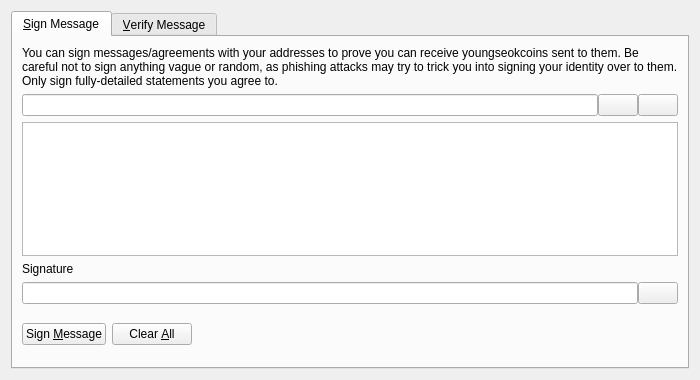
<?xml version="1.0" encoding="UTF-8"?>
<ui version="4.0">
 <class>SignVerifyMessageDialog</class>
 <widget class="QDialog" name="SignVerifyMessageDialog">
  <property name="geometry">
   <rect>
    <x>0</x>
    <y>0</y>
    <width>700</width>
    <height>380</height>
   </rect>
  </property>
  <property name="windowTitle">
   <string>Signatures - Sign / Verify a Message</string>
  </property>
  <property name="modal">
   <bool>true</bool>
  </property>
  <layout class="QVBoxLayout" name="verticalLayout">
   <item>
    <widget class="QTabWidget" name="tabWidget">
     <property name="currentIndex">
      <number>0</number>
     </property>
     <widget class="QWidget" name="tabSignMessage">
      <attribute name="title">
       <string>&amp;Sign Message</string>
      </attribute>
      <layout class="QVBoxLayout" name="verticalLayout_SM">
       <item>
        <widget class="QLabel" name="infoLabel_SM">
         <property name="text">
          <string>You can sign messages/agreements with your addresses to prove you can receive youngseokcoins sent to them. Be careful not to sign anything vague or random, as phishing attacks may try to trick you into signing your identity over to them. Only sign fully-detailed statements you agree to.</string>
         </property>
         <property name="textFormat">
          <enum>Qt::PlainText</enum>
         </property>
         <property name="wordWrap">
          <bool>true</bool>
         </property>
        </widget>
       </item>
       <item>
        <layout class="QHBoxLayout" name="horizontalLayout_1_SM">
         <property name="spacing">
          <number>0</number>
         </property>
         <item>
          <widget class="QValidatedLineEdit" name="addressIn_SM">
           <property name="toolTip">
            <string>The Youngseokcoin address to sign the message with</string>
           </property>
          </widget>
         </item>
         <item>
          <widget class="QPushButton" name="addressBookButton_SM">
           <property name="toolTip">
            <string>Choose previously used address</string>
           </property>
           <property name="text">
            <string/>
           </property>
           <property name="icon">
            <iconset resource="../youngseokcoin.qrc">
             <normaloff>:/icons/address-book</normaloff>:/icons/address-book</iconset>
           </property>
           <property name="shortcut">
            <string>Alt+A</string>
           </property>
           <property name="autoDefault">
            <bool>false</bool>
           </property>
          </widget>
         </item>
         <item>
          <widget class="QPushButton" name="pasteButton_SM">
           <property name="toolTip">
            <string>Paste address from clipboard</string>
           </property>
           <property name="text">
            <string/>
           </property>
           <property name="icon">
            <iconset resource="../youngseokcoin.qrc">
             <normaloff>:/icons/editpaste</normaloff>:/icons/editpaste</iconset>
           </property>
           <property name="shortcut">
            <string>Alt+P</string>
           </property>
           <property name="autoDefault">
            <bool>false</bool>
           </property>
          </widget>
         </item>
        </layout>
       </item>
       <item>
        <widget class="QPlainTextEdit" name="messageIn_SM">
         <property name="toolTip">
          <string>Enter the message you want to sign here</string>
         </property>
        </widget>
       </item>
       <item>
        <widget class="QLabel" name="signatureLabel_SM">
         <property name="text">
          <string>Signature</string>
         </property>
         <property name="textFormat">
          <enum>Qt::PlainText</enum>
         </property>
        </widget>
       </item>
       <item>
        <layout class="QHBoxLayout" name="horizontalLayout_2_SM">
         <property name="spacing">
          <number>0</number>
         </property>
         <item>
          <widget class="QLineEdit" name="signatureOut_SM">
           <property name="font">
            <font>
             <italic>true</italic>
            </font>
           </property>
           <property name="readOnly">
            <bool>true</bool>
           </property>
          </widget>
         </item>
         <item>
          <widget class="QPushButton" name="copySignatureButton_SM">
           <property name="toolTip">
            <string>Copy the current signature to the system clipboard</string>
           </property>
           <property name="text">
            <string/>
           </property>
           <property name="icon">
            <iconset resource="../youngseokcoin.qrc">
             <normaloff>:/icons/editcopy</normaloff>:/icons/editcopy</iconset>
           </property>
           <property name="autoDefault">
            <bool>false</bool>
           </property>
          </widget>
         </item>
        </layout>
       </item>
       <item>
        <layout class="QHBoxLayout" name="horizontalLayout_3_SM">
         <item>
          <widget class="QPushButton" name="signMessageButton_SM">
           <property name="toolTip">
            <string>Sign the message to prove you own this Youngseokcoin address</string>
           </property>
           <property name="text">
            <string>Sign &amp;Message</string>
           </property>
           <property name="icon">
            <iconset resource="../youngseokcoin.qrc">
             <normaloff>:/icons/edit</normaloff>:/icons/edit</iconset>
           </property>
           <property name="autoDefault">
            <bool>false</bool>
           </property>
          </widget>
         </item>
         <item>
          <widget class="QPushButton" name="clearButton_SM">
           <property name="toolTip">
            <string>Reset all sign message fields</string>
           </property>
           <property name="text">
            <string>Clear &amp;All</string>
           </property>
           <property name="icon">
            <iconset resource="../youngseokcoin.qrc">
             <normaloff>:/icons/remove</normaloff>:/icons/remove</iconset>
           </property>
           <property name="autoDefault">
            <bool>false</bool>
           </property>
          </widget>
         </item>
         <item>
          <spacer name="horizontalSpacer_1_SM">
           <property name="orientation">
            <enum>Qt::Horizontal</enum>
           </property>
           <property name="sizeHint" stdset="0">
            <size>
             <width>40</width>
             <height>48</height>
            </size>
           </property>
          </spacer>
         </item>
         <item>
          <widget class="QLabel" name="statusLabel_SM">
           <property name="font">
            <font>
             <weight>75</weight>
             <bold>true</bold>
            </font>
           </property>
           <property name="text">
            <string/>
           </property>
           <property name="wordWrap">
            <bool>true</bool>
           </property>
          </widget>
         </item>
         <item>
          <spacer name="horizontalSpacer_2_SM">
           <property name="orientation">
            <enum>Qt::Horizontal</enum>
           </property>
           <property name="sizeHint" stdset="0">
            <size>
             <width>40</width>
             <height>48</height>
            </size>
           </property>
          </spacer>
         </item>
        </layout>
       </item>
      </layout>
     </widget>
     <widget class="QWidget" name="tabVerifyMessage">
      <attribute name="title">
       <string>&amp;Verify Message</string>
      </attribute>
      <layout class="QVBoxLayout" name="verticalLayout_VM">
       <item>
        <widget class="QLabel" name="infoLabel_VM">
         <property name="text">
          <string>Enter the receiver's address, message (ensure you copy line breaks, spaces, tabs, etc. exactly) and signature below to verify the message. Be careful not to read more into the signature than what is in the signed message itself, to avoid being tricked by a man-in-the-middle attack. Note that this only proves the signing party receives with the address, it cannot prove sendership of any transaction!</string>
         </property>
         <property name="textFormat">
          <enum>Qt::PlainText</enum>
         </property>
         <property name="alignment">
          <set>Qt::AlignLeading|Qt::AlignLeft|Qt::AlignTop</set>
         </property>
         <property name="wordWrap">
          <bool>true</bool>
         </property>
        </widget>
       </item>
       <item>
        <layout class="QHBoxLayout" name="horizontalLayout_1_VM">
         <property name="spacing">
          <number>0</number>
         </property>
         <item>
          <widget class="QValidatedLineEdit" name="addressIn_VM">
           <property name="toolTip">
            <string>The Youngseokcoin address the message was signed with</string>
           </property>
          </widget>
         </item>
         <item>
          <widget class="QPushButton" name="addressBookButton_VM">
           <property name="toolTip">
            <string>Choose previously used address</string>
           </property>
           <property name="text">
            <string/>
           </property>
           <property name="icon">
            <iconset resource="../youngseokcoin.qrc">
             <normaloff>:/icons/address-book</normaloff>:/icons/address-book</iconset>
           </property>
           <property name="shortcut">
            <string>Alt+A</string>
           </property>
           <property name="autoDefault">
            <bool>false</bool>
           </property>
          </widget>
         </item>
        </layout>
       </item>
       <item>
        <widget class="QPlainTextEdit" name="messageIn_VM"/>
       </item>
       <item>
        <widget class="QValidatedLineEdit" name="signatureIn_VM"/>
       </item>
       <item>
        <layout class="QHBoxLayout" name="horizontalLayout_2_VM">
         <item>
          <widget class="QPushButton" name="verifyMessageButton_VM">
           <property name="toolTip">
            <string>Verify the message to ensure it was signed with the specified Youngseokcoin address</string>
           </property>
           <property name="text">
            <string>Verify &amp;Message</string>
           </property>
           <property name="icon">
            <iconset resource="../youngseokcoin.qrc">
             <normaloff>:/icons/transaction_0</normaloff>:/icons/transaction_0</iconset>
           </property>
           <property name="autoDefault">
            <bool>false</bool>
           </property>
          </widget>
         </item>
         <item>
          <widget class="QPushButton" name="clearButton_VM">
           <property name="toolTip">
            <string>Reset all verify message fields</string>
           </property>
           <property name="text">
            <string>Clear &amp;All</string>
           </property>
           <property name="icon">
            <iconset resource="../youngseokcoin.qrc">
             <normaloff>:/icons/remove</normaloff>:/icons/remove</iconset>
           </property>
           <property name="autoDefault">
            <bool>false</bool>
           </property>
          </widget>
         </item>
         <item>
          <spacer name="horizontalSpacer_1_VM">
           <property name="orientation">
            <enum>Qt::Horizontal</enum>
           </property>
           <property name="sizeHint" stdset="0">
            <size>
             <width>40</width>
             <height>48</height>
            </size>
           </property>
          </spacer>
         </item>
         <item>
          <widget class="QLabel" name="statusLabel_VM">
           <property name="font">
            <font>
             <weight>75</weight>
             <bold>true</bold>
            </font>
           </property>
           <property name="text">
            <string/>
           </property>
           <property name="wordWrap">
            <bool>true</bool>
           </property>
          </widget>
         </item>
         <item>
          <spacer name="horizontalSpacer_2_VM">
           <property name="orientation">
            <enum>Qt::Horizontal</enum>
           </property>
           <property name="sizeHint" stdset="0">
            <size>
             <width>40</width>
             <height>48</height>
            </size>
           </property>
          </spacer>
         </item>
        </layout>
       </item>
      </layout>
     </widget>
    </widget>
   </item>
  </layout>
 </widget>
 <customwidgets>
  <customwidget>
   <class>QValidatedLineEdit</class>
   <extends>QLineEdit</extends>
   <header>qvalidatedlineedit.h</header>
  </customwidget>
 </customwidgets>
 <resources>
  <include location="../youngseokcoin.qrc"/>
 </resources>
 <connections/>
</ui>
